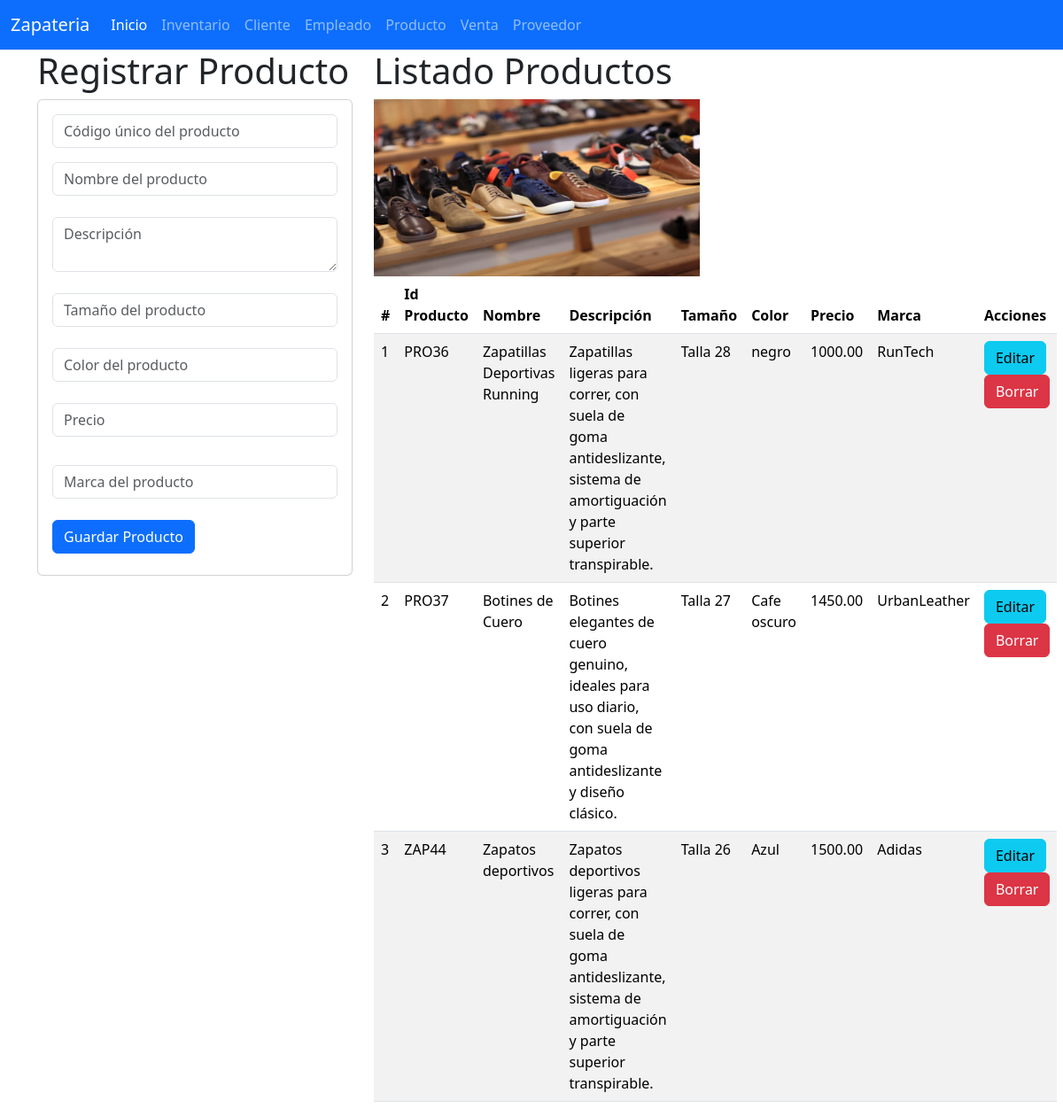
/producto, run on the app's committed database.
### producto_app/models.py (models this page shows, shortened)
class Producto(models.Model):
    id_producto = models.CharField(primary_key=True, max_length=6)  # Clave primaria con un máximo de 6 caracteres
    nombre = models.CharField(max_length=100)  # Nombre del producto como texto
    descripcion = models.TextField()  # Descripción como texto largo
    tamano = models.CharField(max_length=50)  # Tamaño como texto (ej. '20 cm', '500 ml')
    color = models.CharField(max_length=100)  # Color como texto
    precio = models.DecimalField(max_digits=10, decimal_places=2, blank=True, null=True)  # Precio como decimal (máximo 10 dígitos, con 2 decimales)
    marca = models.CharField(max_length=100)  # Marca como texto

### producto_app/views.py (the view)
# urls.py: path("producto",views.inicio_vista, name="producto"),
def inicio_vista(request):
    elproducto=Producto.objects.all()
    return render(request,"gestionarProducto.html",{"elproducto":elproducto})

### producto_app/templates/gestionarProducto.html (shortened to what this page needs)
{% extends "base.html" %}
{% block cuerpo %}
{% load static %}
<div class="row">
  <div class="col-sm-12 col-md-4 col-lg-4 xl-4">
    <h1>Registrar Producto</h1>
    <div class="card">
      <div class="card-body">
        <form action="registrarProducto/" method="POST">
          <div class="form-group">
            <input type="text" id="txtid_producto" name="txtid_producto" class="form-control"
                   placeholder="Código único del producto" minlength="1" maxlength="6" required>
          </div>
          <div class="form-group py-3">
            <input type="text" id="txtnombre" name="txtnombre" class="form-control"
                   placeholder="Nombre del producto" maxlength="100" required>
          </div>
          <div class="form-group py-2">
            <textarea id="txtdescripcion" name="txtdescripcion" class="form-control"
                      placeholder="Descripción" maxlength="255" required></textarea>
          </div>
          <div class="form-group py-3">
            <input type="text" id="txttamano" name="txttamano" class="form-control"
                   required placeholder="Tamaño del producto">
          </div>
          <div class="form-group py-2">
            <input type="text" id="txtcolor" name="txtcolor" class="form-control"
                   placeholder="Color del producto" maxlength="100" required>
          </div>
          <div class="form-group py-3">
            <input type="number" id="numprecio" name="numprecio" class="form-control"
                   min="0" max="5000" required placeholder="Precio">
          </div>
          <div class="form-group py-3">
            <input type="text" id="txtmarca" name="txtmarca" class="form-control"
                   placeholder="Marca del producto" maxlength="255" required>
          </div>
          <div class="form-group py-2">
            <button type="submit" class="btn btn-primary">Guardar Producto</button>
          </div>
        </form>
      </div>
    </div>
  </div>
  <div class="col-sm-12 col-md-8 col-lg-8 xl-8">
    <h1>Listado Productos</h1>
    <img class="w-50" src="{% static 'img/producto.jpg' %}" alt="bonilla" width="100" height="200">
    <table class="table table-striped">
      <thead>
        <tr>
          <th scope="col">#</th>
          <th scope="col">Id Producto</th>
          <th scope="col">Nombre</th>
          <th scope="col">Descripción</th>
          <th scope="col">Tamaño</th>
          <th scope="col">Color</th>
          <th scope="col">Precio</th>
          <th scope="col">Marca</th>
          <th scope="col">Acciones</th>
        </tr>
      </thead>
      <tbody>
        {% for p in elproducto %}
        <tr>
          <td>{{ forloop.counter }}</td>
          <td>{{ p.id_producto }}</td>
          <td>{{ p.nombre }}</td>
          <td>{{ p.descripcion }}</td>
          <td>{{ p.tamano }}</td>
          <td>{{ p.color }}</td>
          <td>{{ p.precio }}</td>
          <td>{{ p.marca }}</td>
          <td>
            <a href="seleccionarProducto/{{ p.id_producto }}" class="btn btn-info">Editar</a>
            <a href="borrarProducto/{{ p.id_producto }}" class="btn btn-danger" onclick="return confirm('¿Estás seguro de que deseas borrar este producto?')">Borrar</a>
          </td>
        </tr>
        {% endfor %}
      </tbody>
    </table>
  </div>
</div>
{% endblock %}

### data on the page
Producto: id_producto "PRO36", nombre "Zapatillas Deportivas Running", descripcion "Zapatillas ligeras para correr, con suela de goma antideslizante, sistema de amortiguación y parte superior transpirable.", tamano "Talla 28", color "negro", precio "1000.00", marca "RunTech"
Producto: id_producto "PRO37", nombre "Botines de Cuero", descripcion "Botines elegantes de cuero genuino, ideales para uso diario, con suela de goma antideslizante y diseño clásico.", tamano "Talla 27", color "Cafe oscuro", precio "1450.00", marca "UrbanLeather"
Producto: id_producto "ZAP44", nombre "Zapatos deportivos", descripcion "Zapatos deportivos ligeras para correr, con suela de goma antideslizante, sistema de amortiguación y parte superior transpirable.", tamano "Talla 26", color "Azul", precio "1500.00", marca "Adidas"
